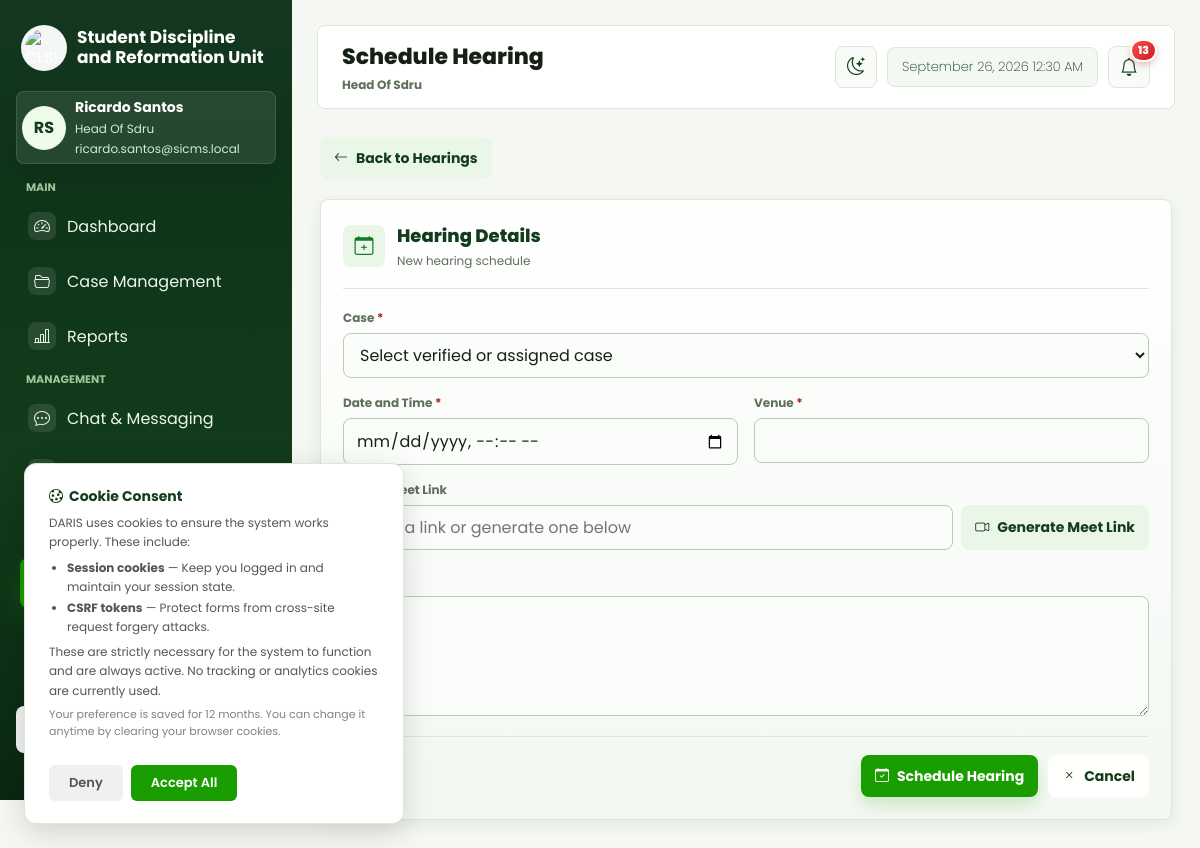
The app's page /web/views/hearings/create.php (signed in) with its own data.
### tables this page shows
CREATE TABLE `accounts` (
  `account_id` int UNSIGNED NOT NULL,
  `first_name` varchar(100) NOT NULL,
  `last_name` varchar(100) NOT NULL,
  `email` varchar(255) NOT NULL,
  `password_hash` varchar(255) DEFAULT NULL,
  `auth_provider` varchar(50) DEFAULT NULL,
  `role` varchar(50) NOT NULL DEFAULT 'student',
  `status` varchar(20) NOT NULL DEFAULT 'active',
  `college_id` int UNSIGNED DEFAULT NULL,
  `student_number` varchar(50) DEFAULT NULL,
  `college` varchar(255) DEFAULT NULL,
  `course` varchar(255) DEFAULT NULL,
  `section` varchar(50) DEFAULT NULL,
  `created_at` datetime NOT NULL DEFAULT CURRENT_TIMESTAMP,
  `updated_at` datetime NOT NULL DEFAULT CURRENT_TIMESTAMP ON UPDATE CURRENT_TIMESTAMP,
  `phone_number` varchar(20) NOT NULL DEFAULT '',
  `gender` varchar(20) NOT NULL DEFAULT '',
  `birthday` date DEFAULT NULL,
  `address` text NOT NULL,
  `profile_pic` varchar(255) DEFAULT NULL
);

### web/views/hearings/create.php (the view, shortened to what the rows shown need)
<?php
require_once __DIR__ . '/../../controllers/HearingController.php';
$controller = new HearingController();
$viewData = $controller->create();
$user = $viewData['user'];
function h($value) {
    return htmlspecialchars((string) $value);
}
?>
<!DOCTYPE html>
<html lang="en">
<head>
    <link rel="stylesheet" href="../layout/style.css">
    <link rel="stylesheet" href="../layout/sidebar.css">
    <link rel="stylesheet" href="https://cdn.jsdelivr.net/npm/bootstrap-icons@1.11.3/font/bootstrap-icons.min.css">
    <link rel="stylesheet" href="../layout/system.css?v=2">
    <link rel="stylesheet" href="../layout/hearings.css">
</head>
<body>
    <div class="dashboard-shell">
        <?php require __DIR__ . '/../layout/sidebar.php'; ?>
        <div class="app-content">
            <?php $pageTitle = 'Schedule Hearing'; require __DIR__ . '/../layout/topbar.php'; ?>
    <main class="wrap hearing-form-page">
        <form class="panel hearing-form-panel" method="POST" action="create.php" data-sicms-validate>
            <div class="hearing-form-heading">
                <div><h2>Hearing Details</h2><p>New hearing schedule</p></div>
            </div>
        </form>
    </main>
        </div>
    </div>
</body>
</html>

### web/views/layout/sidebar.php (shortened to what the rows shown need)
<?php
require __DIR__ . '/navigation.php';
$userEmail = isset($user['email']) ? $user['email'] : '';
?>
<aside class="sidebar" id="app-sidebar">
    <div class="sidebar-profile">
        <div class="avatar" aria-hidden="true"><?php $avatarUrl = profile_pic_url($user); ?>
        <?php if ($avatarUrl): ?><img src="<?= h($avatarUrl) ?>" alt=""><?php else: ?><?= h($initials) ?><?php endif; ?></div>
        <div>
            <div class="profile-name"><?= h($displayName) ?></div>
            <div class="profile-role"><?= h($roleLabel) ?></div>
            <div class="profile-email"><?= h($userEmail) ?></div>
        </div>
    </div>
</aside>

### web/views/layout/topbar.php (shortened to what the rows shown need)
<?php
require __DIR__ . '/navigation.php';
require_once __DIR__ . '/../../helpers/Security.php';
$pageTitle = $pageTitle ?? 'Dashboard';
$hidePageTitle = $hidePageTitle ?? false;
?>
<div class="app-topbar-container">
    <header class="app-topbar<?= $hidePageTitle ? ' app-topbar-titleless' : '' ?>">
        <?php if (!$hidePageTitle): ?>
            <div class="app-topbar-title">
                <h1><?= h($pageTitle) ?></h1>
                <p><?= h($roleLabel) ?></p>
            </div>
        <?php endif; ?>
    </header>
</div>

### records on screen
accounts: initials "RS", displayName "Ricardo Santos", role "Head Of Sdru", email "ricardo.santos@sicms.local"

### other values on screen
$groupLabel "MAIN"
$item['label'] "Dashboard"
$item['label'] "Case Management"
$item['label'] "Reports"
$groupLabel "MANAGEMENT"
$item['label'] "Chat & Messaging"
$pageTitle "Schedule Hearing"
$unreadNotificationCount "13"
